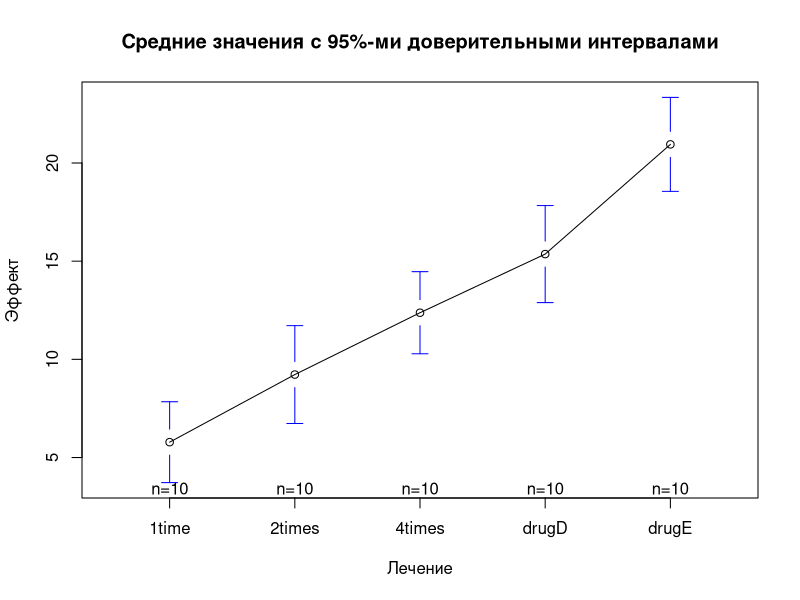
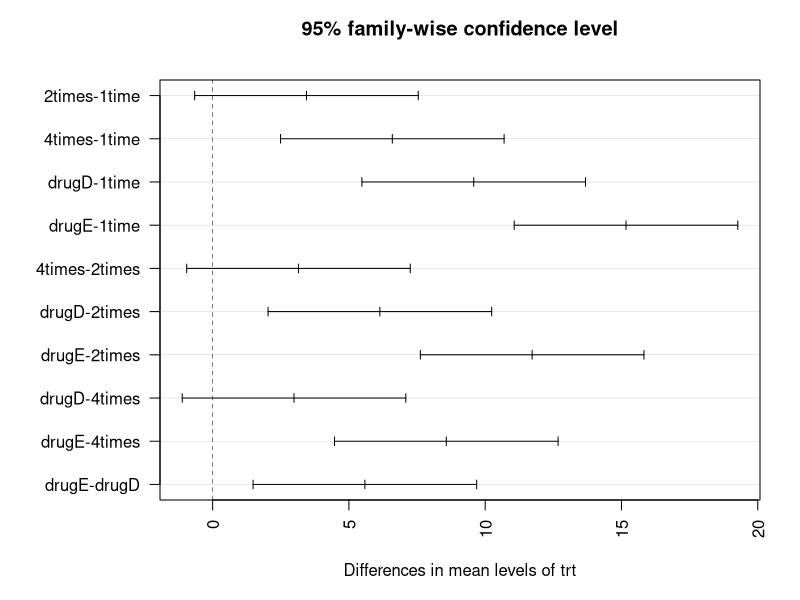
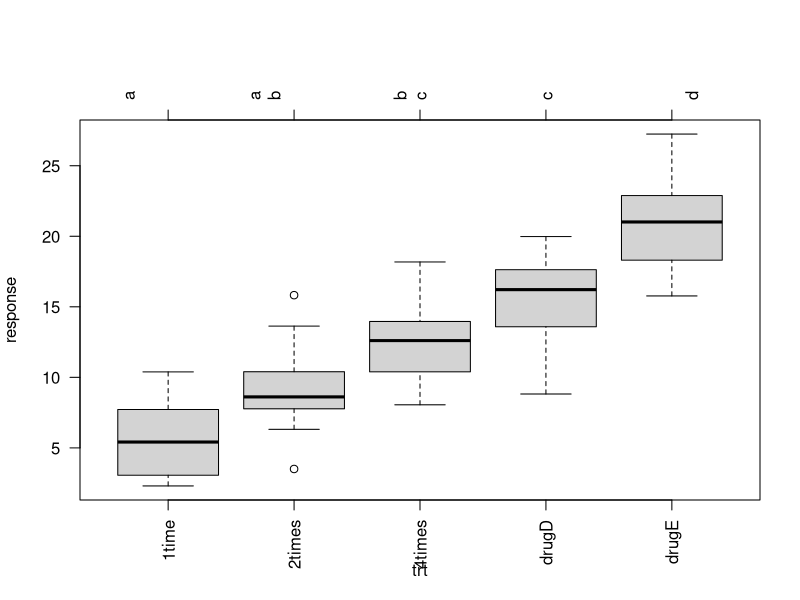

Reproduce these figures in R, in order.
library(multcomp)
attach(cholesterol)
table(trt)
aggregate(response, by=list(trt), FUN=mean)
aggregate(response, by=list(trt), FUN=sd)
fit <- aov(response ~ trt)
summary(fit)
library(gplots)
plotmeans(response ~ trt, xlab="Лечение", ylab="Эффект", 
          main="Средние значения с 95%-ми доверительными интервалами")
detach(cholesterol)

TukeyHSD(fit)
par(las=2)
par(mar=c(5,8,4,2))
plot(TukeyHSD(fit))

library(multcomp)
par(mar=c(5,4,6,2))
tuk <- glht(fit, linfct=mcp(trt="Tukey"))
plot(cld(tuk, level=.05),col="lightgrey")
